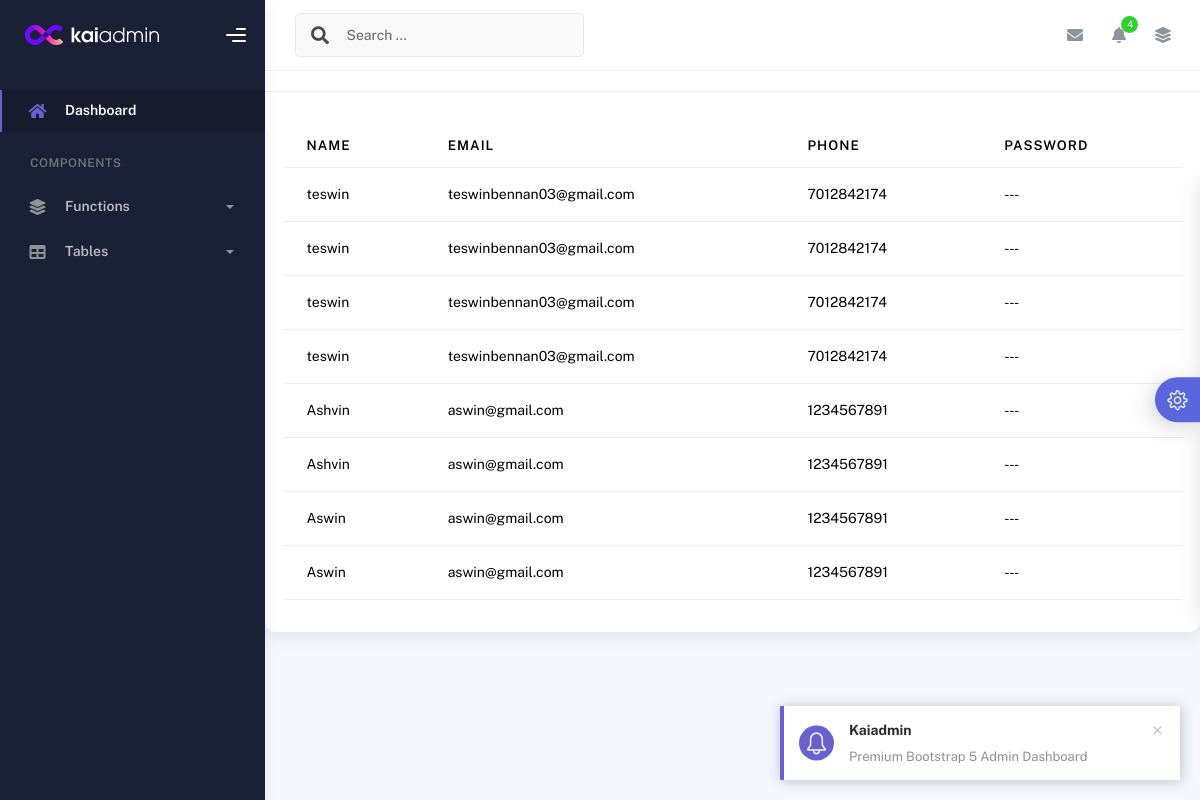
The page /registertable on the database its author committed.
### userapp/models.py (models this page shows)
class reg(models.Model):
    name=models.CharField(max_length=255)
    email=models.EmailField(max_length=255)
    Phone=models.IntegerField(max_length=255)
    Password=models.CharField(max_length=255)

### adminapp/views.py (the view)
# urls.py: path('registertable',views.registertable,name='registertable'),
def registertable(request):
    data3=reg.objects.all()
    return render(request,'registertable.html',{'data3':data3})

### adminapp/templates/registertable.html (shortened to what this page needs)
{% extends 'admin1.html' %}
{% block content %}
<div class="card">
    <div class="card-body">
      <table class="table mt-3">
        <thead>
          <tr>
            <th scope="col">Name</th>
            <th scope="col">Email</th>
            <th scope="col">Phone</th>
            <th scope="col">Password</th>
          </tr>
        </thead>
        {% for i in data3 %}
        <tbody>
          <tr>
            <td>{{i.name}}</td>
            <td>{{i.email}}</td>
            <td>{{i.Phone}}</td>
            <td>- - -</td>
          </tr>
        </tbody>
        {% endfor %}
      </table>
    </div>
  </div>
{% endblock %}

### rows shown on the page
reg: name "teswin", email "teswinbennan03@gmail.com", Phone "7012842174"
reg: name "teswin", email "teswinbennan03@gmail.com", Phone "7012842174"
reg: name "teswin", email "teswinbennan03@gmail.com", Phone "7012842174"
reg: name "teswin", email "teswinbennan03@gmail.com", Phone "7012842174"
reg: name "Ashvin", email "aswin@gmail.com", Phone "1234567891"
reg: name "Ashvin", email "aswin@gmail.com", Phone "1234567891"
reg: name "Aswin", email "aswin@gmail.com", Phone "1234567891"
reg: name "Aswin", email "aswin@gmail.com", Phone "1234567891"
